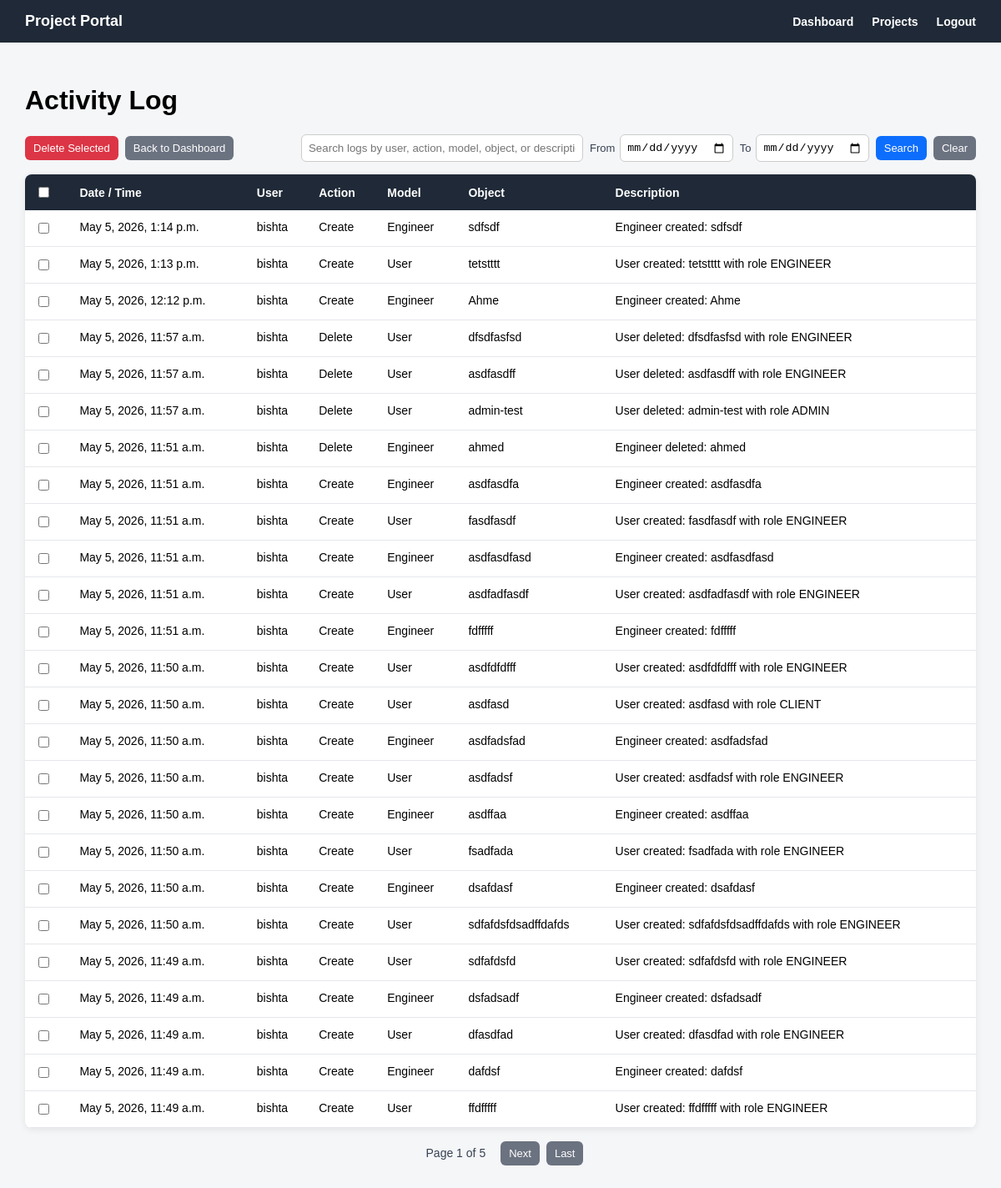
The app's page /accounts/activity-log/ (signed in), older data.
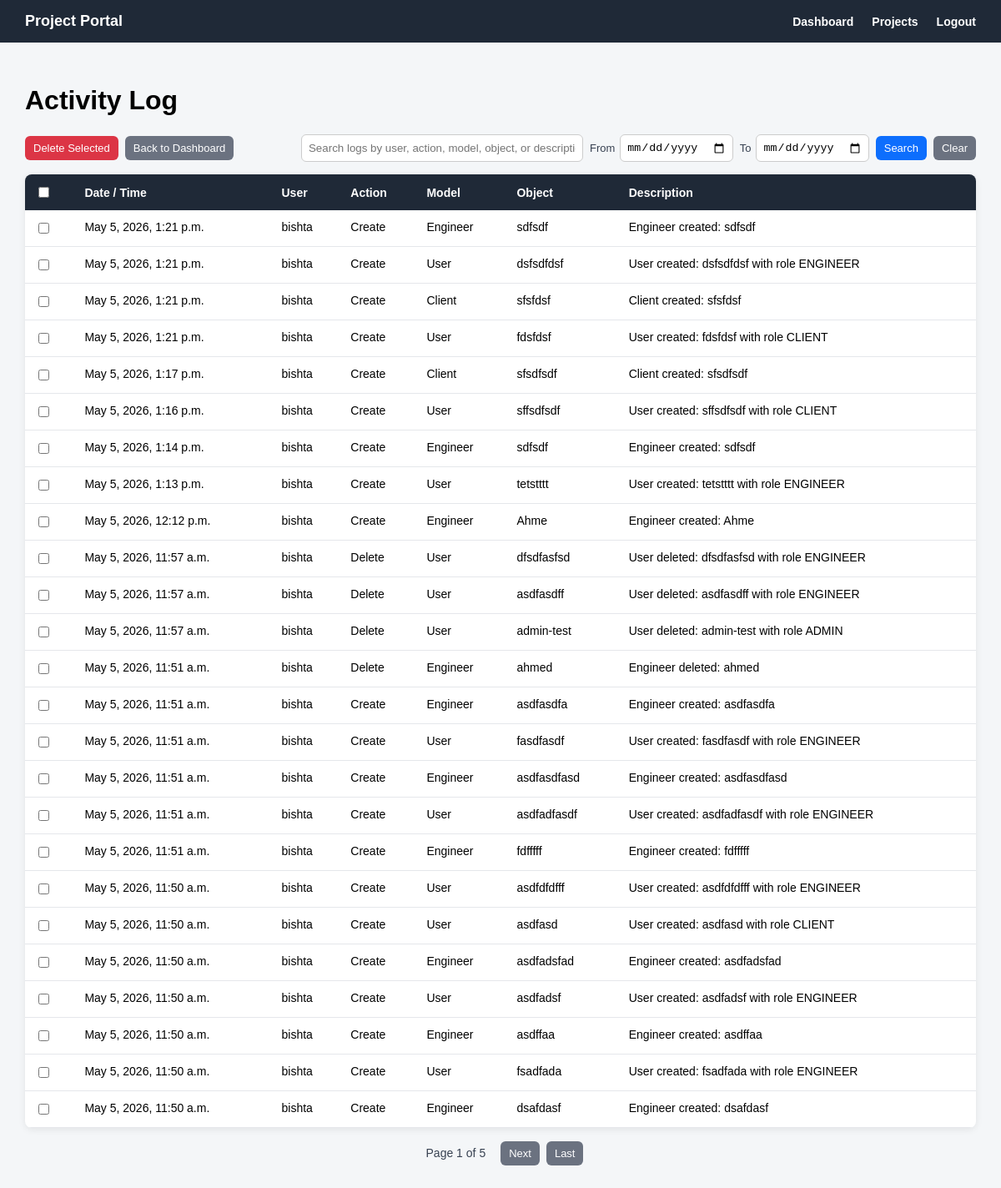
The same page, newer data.
### projects/models.py (models this page shows, shortened)
class ActivityLog(models.Model):
    class Action(models.TextChoices):
        CREATE = 'CREATE', 'Create'
        UPDATE = 'UPDATE', 'Update'
        DELETE = 'DELETE', 'Delete'
    user = models.ForeignKey(
        'accounts.User',
        on_delete=models.SET_NULL,
        null=True,
        blank=True,
        related_name='activity_logs'
    )
    action = models.CharField(
        max_length=20,
        choices=Action.choices
    )
    model_name = models.CharField(max_length=100)
    object_name = models.CharField(max_length=255)
    description = models.TextField(blank=True, null=True)
    created_at = models.DateTimeField(auto_now_add=True)
    class Meta:
        ordering = ['-created_at']

### accounts/models.py (models this page shows)
class User(AbstractUser):
    class Role(models.TextChoices):
        ADMIN = 'ADMIN', 'Admin'
        ENGINEER = 'ENGINEER', 'Engineer'
        CLIENT = 'CLIENT', 'Client'
    role = models.CharField(
        max_length=20,
        choices=Role.choices,
        default=Role.CLIENT
    )

### accounts/views.py (the view, shortened to what this page needs)
# urls.py: path('activity-log/', activity_log_view, name='activity_log'),
@login_required
def activity_log_view(request):
    if request.user.role != 'ADMIN':
        return redirect('accounts:dashboard')
    activity_logs = ActivityLog.objects.all()
    search_query = request.GET.get('q')
    from_date = request.GET.get('from_date')
    to_date = request.GET.get('to_date')
    if from_date:
        activity_logs = activity_logs.filter(created_at__date__gte=from_date)
    if to_date:
        activity_logs = activity_logs.filter(created_at__date__lte=to_date)
    paginator = Paginator(activity_logs, 25)
    page_number = request.GET.get('page')
    page_obj = paginator.get_page(page_number)
    return render(request, 'accounts/activity_log.html', {
        'activity_logs': page_obj,
        'page_obj': page_obj,
        'search_query': search_query,
        'from_date': from_date,
        'to_date': to_date,
    })

### templates/accounts/activity_log.html (shortened to what this page needs)
{% extends 'base.html' %}
{% block content %}
<div class="page-header">
    <h1>Activity Log</h1>
</div>
<div class="top-actions-row">
    <div class="left-actions">
        <button type="submit" form="activityLogDeleteForm" class="btn btn-danger">
            Delete Selected
        </button>
        <a href="{% url 'accounts:dashboard' %}" class="btn btn-secondary">
            Back to Dashboard
        </a>
    </div>
    <div class="search-box">
        <input type="text"
               id="activityLogSearchInput"
               value="{{ search_query|default:'' }}"
               placeholder="Search logs by user, action, model, object, or description"
               onkeydown="if(event.key === 'Enter'){ event.preventDefault(); searchActivityLogs(); }">
        <div class="date-filter">
            <label for="fromDateInput">From</label>
            <input type="date"
                   id="fromDateInput"
                   value="{{ from_date|default:'' }}">
        </div>
        <div class="date-filter">
            <label for="toDateInput">To</label>
            <input type="date"
                   id="toDateInput"
                   value="{{ to_date|default:'' }}">
        </div>
        <button type="button" class="btn btn-primary" onclick="searchActivityLogs()">
            Search
        </button>
        <a href="{% url 'accounts:activity_log' %}" class="btn btn-secondary">
            Clear
        </a>
    </div>
</div>
{% if activity_logs %}
    <table class="logs-table">
        <tr>
            <th>
                <input type="checkbox" onclick="toggleActivityLogCheckboxes(this)">
            </th>
            <th>Date / Time</th>
            <th>User</th>
            <th>Action</th>
            <th>Model</th>
            <th>Object</th>
            <th>Description</th>
        </tr>
        {% for log in activity_logs %}
            <tr>
                <td>
                    <input type="checkbox"
                           name="selected_logs"
                           value="{{ log.pk }}"
                           form="activityLogDeleteForm">
                </td>
                <td>{{ log.created_at }}</td>
                <td>
                    {% if log.user %}
                        {{ log.user.username }}
                    {% else %}
                        System
                    {% endif %}
                </td>
                <td>{{ log.get_action_display }}</td>
                <td>{{ log.model_name }}</td>
                <td>{{ log.object_name }}</td>
                <td>{{ log.description }}</td>
            </tr>
        {% endfor %}
    </table>
    {% if page_obj.has_other_pages %}
        <div class="pagination">
            <span>
                Page {{ page_obj.number }} of {{ page_obj.paginator.num_pages }}
            </span>
            {% if page_obj.has_next %}
                <a class="btn btn-secondary"
                   href="?page={{ page_obj.next_page_number }}{% if search_query %}&q={{ search_query }}{% endif %}{% if from_date %}&from_date={{ from_date }}{% endif %}{% if to_date %}&to_date={{ to_date }}{% endif %}">
                    Next
                </a>
                <a class="btn btn-secondary"
                   href="?page={{ page_obj.paginator.num_pages }}{% if search_query %}&q={{ search_query }}{% endif %}{% if from_date %}&from_date={{ from_date }}{% endif %}{% if to_date %}&to_date={{ to_date }}{% endif %}">
                    Last
                </a>
            {% endif %}
        </div>
    {% endif %}
{% else %}
    <div class="empty-message">
        <p>No activity logs found.</p>
    </div>
{% endif %}
{% endblock %}

Row changes from the older to the newer data that the page shows:
no longer on this page (row unchanged): ActivityLog: created_at "May 5, 2026, 11:50 a.m.", user.username "bishta", action "Create", model_name "User", object_name "sdfafdsfdsadffdafds", description "User created: sdfafdsfdsadffdafds with role ENGINEER"
no longer on this page (row unchanged): ActivityLog: created_at "May 5, 2026, 11:49 a.m.", user.username "bishta", action "Create", model_name "User", object_name "sdfafdsfd", description "User created: sdfafdsfd with role ENGINEER"
no longer on this page (row unchanged): ActivityLog: created_at "May 5, 2026, 11:49 a.m.", user.username "bishta", action "Create", model_name "Engineer", object_name "dsfadsadf", description "Engineer created: dsfadsadf"
no longer on this page (row unchanged): ActivityLog: created_at "May 5, 2026, 11:49 a.m.", user.username "bishta", action "Create", model_name "User", object_name "dfasdfad", description "User created: dfasdfad with role ENGINEER"
no longer on this page (row unchanged): ActivityLog: created_at "May 5, 2026, 11:49 a.m.", user.username "bishta", action "Create", model_name "Engineer", object_name "dafdsf", description "Engineer created: dafdsf"
no longer on this page (row unchanged): ActivityLog: created_at "May 5, 2026, 11:49 a.m.", user.username "bishta", action "Create", model_name "User", object_name "ffdfffff", description "User created: ffdfffff with role ENGINEER"
added ActivityLog: created_at "May 5, 2026, 1:21 p.m.", user.username "bishta", action "Create", model_name "Engineer", object_name "sdfsdf", description "Engineer created: sdfsdf"
added ActivityLog: created_at "May 5, 2026, 1:21 p.m.", user.username "bishta", action "Create", model_name "User", object_name "dsfsdfdsf", description "User created: dsfsdfdsf with role ENGINEER"
added ActivityLog: created_at "May 5, 2026, 1:21 p.m.", user.username "bishta", action "Create", model_name "Client", object_name "sfsfdsf", description "Client created: sfsfdsf"
added ActivityLog: created_at "May 5, 2026, 1:21 p.m.", user.username "bishta", action "Create", model_name "User", object_name "fdsfdsf", description "User created: fdsfdsf with role CLIENT"
added ActivityLog: created_at "May 5, 2026, 1:17 p.m.", user.username "bishta", action "Create", model_name "Client", object_name "sfsdfsdf", description "Client created: sfsdfsdf"
added ActivityLog: created_at "May 5, 2026, 1:16 p.m.", user.username "bishta", action "Create", model_name "User", object_name "sffsdfsdf", description "User created: sffsdfsdf with role CLIENT"
